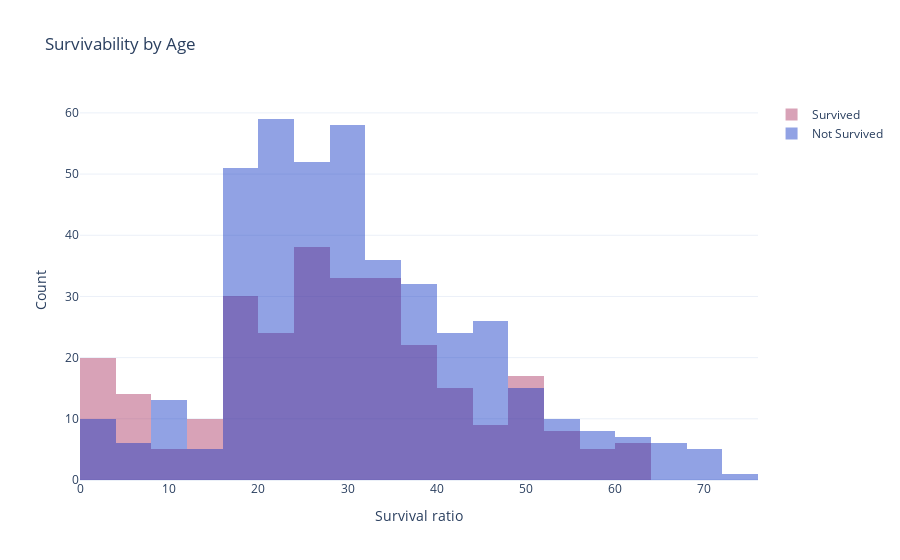

The notebook cell saved with this chart:
### Code cell
configure_plotly_browser_state()
age_survived = train_df[train_df.Survived == 1]['Age']
age_not_survived = train_df[train_df.Survived == 0]['Age']
features = [(age_survived, 'Survived', 'rgba(171, 50, 96, 0.6)'), (age_not_survived, 'Not Survived', 'rgba(12, 50, 196, 0.6)')]
data = []

for df, name, color in features:
  trace = go_hist_trace(data=df, name=name, color=color)
  data.append(trace)

layout = go.Layout(
    barmode = 'overlay',
    title = 'Survivability by Age',
    xaxis = dict(title='Survival ratio'),
    yaxis = dict( title='Count'),
    template = 'plotly_white'
)
fig = go.Figure(data=data, layout=layout)
iplot(fig)

### Figure 1 — Plotly figure (JSON) as saved in the notebook; plotly's stock layout.template omitted (floating-point values rounded to 4 significant figures; data arrays with more than 128 entries replaced by an {"elided": "..."} marker saying what was removed)
{"data": [{"opacity": 0.75, "autobinx": false, "name": "Survived", "xbins": {"start": 0, "end": 80, "size": 4}, "marker": {"color": "rgba(171, 50, 96, 0.6)"}, "x": {"elided": "342 float values"}, "type": "histogram"}, {"opacity": 0.75, "autobinx": false, "name": "Not Survived", "xbins": {"start": 0, "end": 80, "size": 4}, "marker": {"color": "rgba(12, 50, 196, 0.6)"}, "x": {"elided": "549 float values"}, "type": "histogram"}], "layout": {"barmode": "overlay", "yaxis": {"title": {"text": "Count"}}, "xaxis": {"title": {"text": "Survival ratio"}}, "title": {"text": "Survivability by Age"}}}
